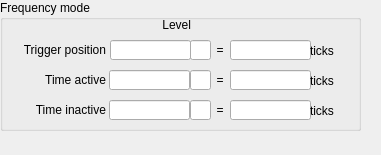
<ui version="4.0">
 <class>Form</class>
 <widget class="QWidget" name="Form">
  <property name="geometry">
   <rect>
    <x>0</x>
    <y>0</y>
    <width>381</width>
    <height>155</height>
   </rect>
  </property>
  <property name="windowTitle">
   <string>Form</string>
  </property>
  <widget class="QGroupBox" name="groupBox_2">
   <property name="geometry">
    <rect>
     <x>0</x>
     <y>0</y>
     <width>361</width>
     <height>131</height>
    </rect>
   </property>
   <property name="title">
    <string>Frequency mode</string>
   </property>
   <widget class="QLabel" name="label_5">
    <property name="geometry">
     <rect>
      <x>90</x>
      <y>15</y>
      <width>101</width>
      <height>20</height>
     </rect>
    </property>
    <property name="text">
     <string>Level</string>
    </property>
    <property name="alignment">
     <set>Qt::AlignRight|Qt::AlignTrailing|Qt::AlignVCenter</set>
    </property>
   </widget>
   <widget class="caChoice" name="cachoice_3">
    <property name="geometry">
     <rect>
      <x>195</x>
      <y>15</y>
      <width>151</width>
      <height>20</height>
     </rect>
    </property>
    <property name="channel" stdset="0">
     <string notr="true">$(EVR):Out-$(P)-$(ID)-Freq:Lvl-SP</string>
    </property>
    <property name="stackingMode" stdset="0">
     <enum>caChoice::Column</enum>
    </property>
    <property name="endBit">
     <number>1</number>
    </property>
   <property name="background">
         <color>
          <red>212</red>
          <green>219</green>
          <blue>157</blue>
         </color>
        </property><property name="bordercolor">
         <color>
          <red>0</red>
          <green>0</green>
          <blue>0</blue>
         </color>
        </property><property name="colorMode">
         <enum>caChoice::Static</enum>
        </property></widget>
   <widget class="QLabel" name="label_6">
    <property name="geometry">
     <rect>
      <x>5</x>
      <y>40</y>
      <width>101</width>
      <height>20</height>
     </rect>
    </property>
    <property name="text">
     <string>Trigger position</string>
    </property>
    <property name="alignment">
     <set>Qt::AlignRight|Qt::AlignTrailing|Qt::AlignVCenter</set>
    </property>
   </widget>
   <widget class="caLineEdit" name="calineedit_2">
    <property name="geometry">
     <rect>
      <x>230</x>
      <y>40</y>
      <width>81</width>
      <height>20</height>
     </rect>
    </property>
    <property name="channel" stdset="0">
     <string notr="true">$(EVR):Out-$(P)-$(ID)-Freq:Init-RB</string>
    </property>
   </widget>
   <widget class="caTextEntry" name="catextentry">
    <property name="geometry">
     <rect>
      <x>110</x>
      <y>40</y>
      <width>81</width>
      <height>20</height>
     </rect>
    </property>
    <property name="channel" stdset="0">
     <string notr="true">$(EVR):Out-$(P)-$(ID)-Freq:Init-SP</string>
    </property>
   <property name="background">
         <color>
          <red>212</red>
          <green>219</green>
          <blue>157</blue>
         </color>
        </property><property name="colorMode">
         <enum>caLineEdit::Static</enum>
        </property></widget>
   <widget class="caTextEntry" name="catextentry_2">
    <property name="geometry">
     <rect>
      <x>109</x>
      <y>70</y>
      <width>81</width>
      <height>20</height>
     </rect>
    </property>
    <property name="channel" stdset="0">
     <string notr="true">$(EVR):Out-$(P)-$(ID)-Freq:High-SP</string>
    </property>
   <property name="background">
         <color>
          <red>212</red>
          <green>219</green>
          <blue>157</blue>
         </color>
        </property><property name="colorMode">
         <enum>caLineEdit::Static</enum>
        </property></widget>
   <widget class="QLabel" name="label_7">
    <property name="geometry">
     <rect>
      <x>5</x>
      <y>70</y>
      <width>101</width>
      <height>20</height>
     </rect>
    </property>
    <property name="text">
     <string>Time active</string>
    </property>
    <property name="alignment">
     <set>Qt::AlignRight|Qt::AlignTrailing|Qt::AlignVCenter</set>
    </property>
   </widget>
   <widget class="caLineEdit" name="calineedit_3">
    <property name="geometry">
     <rect>
      <x>230</x>
      <y>70</y>
      <width>81</width>
      <height>20</height>
     </rect>
    </property>
    <property name="channel" stdset="0">
     <string notr="true">$(EVR):Out-$(P)-$(ID)-Freq:High-RB</string>
    </property>
    <property name="unitsEnabled">
     <bool>true</bool>
    </property>
   </widget>
   <widget class="caTextEntry" name="catextentry_3">
    <property name="geometry">
     <rect>
      <x>109</x>
      <y>100</y>
      <width>81</width>
      <height>20</height>
     </rect>
    </property>
    <property name="channel" stdset="0">
     <string notr="true">$(EVR):Out-$(P)-$(ID)-Freq:Low-SP</string>
    </property>
   <property name="background">
         <color>
          <red>212</red>
          <green>219</green>
          <blue>157</blue>
         </color>
        </property><property name="colorMode">
         <enum>caLineEdit::Static</enum>
        </property></widget>
   <widget class="QLabel" name="label_8">
    <property name="geometry">
     <rect>
      <x>5</x>
      <y>100</y>
      <width>101</width>
      <height>20</height>
     </rect>
    </property>
    <property name="text">
     <string>Time inactive</string>
    </property>
    <property name="alignment">
     <set>Qt::AlignRight|Qt::AlignTrailing|Qt::AlignVCenter</set>
    </property>
   </widget>
   <widget class="caLineEdit" name="calineedit_4">
    <property name="geometry">
     <rect>
      <x>230</x>
      <y>100</y>
      <width>81</width>
      <height>20</height>
     </rect>
    </property>
    <property name="channel" stdset="0">
     <string notr="true">$(EVR):Out-$(P)-$(ID)-Freq:Low-RB</string>
    </property>
    <property name="unitsEnabled">
     <bool>true</bool>
    </property>
   </widget>
   <widget class="caLineEdit" name="calineedit_7">
    <property name="geometry">
     <rect>
      <x>190</x>
      <y>40</y>
      <width>21</width>
      <height>20</height>
     </rect>
    </property>
    <property name="channel" stdset="0">
     <string notr="true">$(EVR):Out-$(P)-$(ID)-Freq:Init-SP.EGU</string>
    </property>
   </widget>
   <widget class="caLineEdit" name="calineedit_8">
    <property name="geometry">
     <rect>
      <x>190</x>
      <y>100</y>
      <width>21</width>
      <height>20</height>
     </rect>
    </property>
    <property name="channel" stdset="0">
     <string notr="true">$(EVR):Out-$(P)-$(ID)-Freq:Low-SP.EGU</string>
    </property>
    <property name="unitsEnabled">
     <bool>true</bool>
    </property>
   </widget>
   <widget class="caLineEdit" name="calineedit_9">
    <property name="geometry">
     <rect>
      <x>190</x>
      <y>70</y>
      <width>21</width>
      <height>20</height>
     </rect>
    </property>
    <property name="channel" stdset="0">
     <string notr="true">$(EVR):Out-$(P)-$(ID)-Freq:High-SP.EGU</string>
    </property>
    <property name="unitsEnabled">
     <bool>true</bool>
    </property>
   </widget>
   <widget class="QLabel" name="label_9">
    <property name="geometry">
     <rect>
      <x>210</x>
      <y>40</y>
      <width>20</width>
      <height>20</height>
     </rect>
    </property>
    <property name="text">
     <string>=</string>
    </property>
    <property name="alignment">
     <set>Qt::AlignCenter</set>
    </property>
   </widget>
   <widget class="QLabel" name="label_10">
    <property name="geometry">
     <rect>
      <x>210</x>
      <y>70</y>
      <width>20</width>
      <height>20</height>
     </rect>
    </property>
    <property name="text">
     <string>=</string>
    </property>
    <property name="alignment">
     <set>Qt::AlignCenter</set>
    </property>
   </widget>
   <widget class="QLabel" name="label_11">
    <property name="geometry">
     <rect>
      <x>210</x>
      <y>100</y>
      <width>20</width>
      <height>20</height>
     </rect>
    </property>
    <property name="text">
     <string>=</string>
    </property>
    <property name="alignment">
     <set>Qt::AlignCenter</set>
    </property>
   </widget>
   <widget class="QLabel" name="label_12">
    <property name="geometry">
     <rect>
      <x>310</x>
      <y>40</y>
      <width>41</width>
      <height>21</height>
     </rect>
    </property>
    <property name="text">
     <string>ticks</string>
    </property>
    <property name="alignment">
     <set>Qt::AlignLeading|Qt::AlignLeft|Qt::AlignVCenter</set>
    </property>
   </widget>
   <widget class="QLabel" name="label_13">
    <property name="geometry">
     <rect>
      <x>310</x>
      <y>70</y>
      <width>41</width>
      <height>21</height>
     </rect>
    </property>
    <property name="text">
     <string>ticks</string>
    </property>
    <property name="alignment">
     <set>Qt::AlignLeading|Qt::AlignLeft|Qt::AlignVCenter</set>
    </property>
   </widget>
   <widget class="QLabel" name="label_14">
    <property name="geometry">
     <rect>
      <x>310</x>
      <y>100</y>
      <width>41</width>
      <height>21</height>
     </rect>
    </property>
    <property name="text">
     <string>ticks</string>
    </property>
    <property name="alignment">
     <set>Qt::AlignLeading|Qt::AlignLeft|Qt::AlignVCenter</set>
    </property>
   </widget>
  </widget>
 </widget>
 <customwidgets>
  <customwidget>
   <class>caChoice</class>
   <extends>QWidget</extends>
   <header>caChoice</header>
  </customwidget>
  <customwidget>
   <class>caTextEntry</class>
   <extends>caLineEdit</extends>
   <header>caTextEntry</header>
  </customwidget>
  <customwidget>
   <class>caLineEdit</class>
   <extends>QLineEdit</extends>
   <header>caLineEdit</header>
  </customwidget>
 </customwidgets>
 <resources/>
 <connections/>
</ui>
